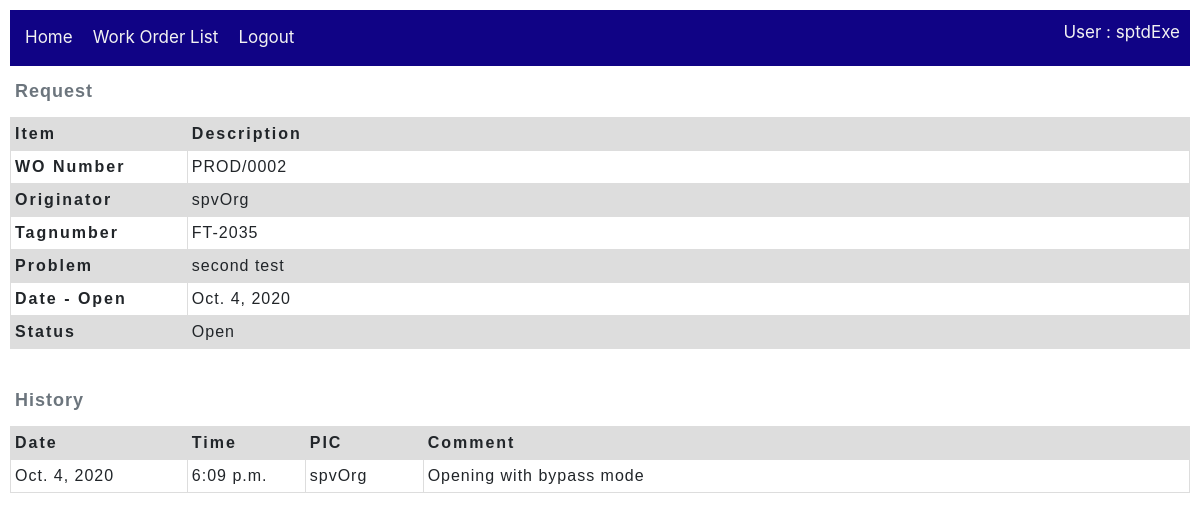
Before: /work_order/detail/2 (signed in) with the older database file.
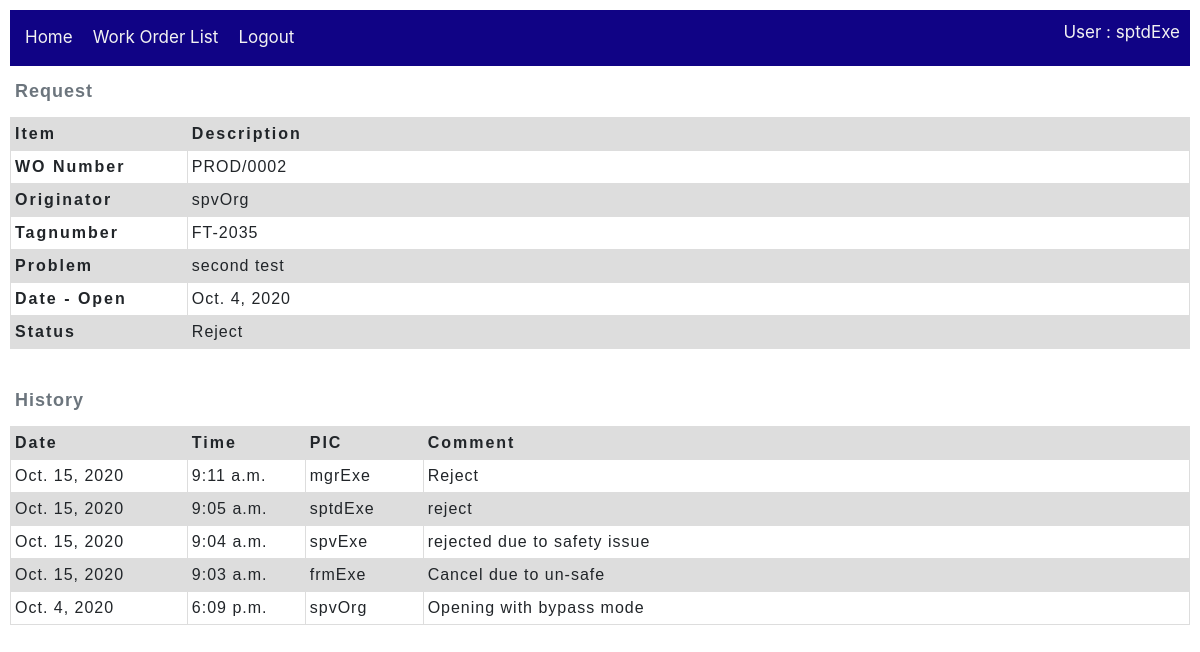
After: the same page with the newer database file.
### work_order/models.py (models this page shows, shortened)
class Work_order(models.Model):
    wo_number = models.CharField(max_length=20, null=True)
    tagnumber = models.CharField(max_length=50, null=True)
    problem = models.TextField(max_length=1000, null=True)
    originator = models.ForeignKey(CmmsUser,
        on_delete=models.SET_NULL,
        null=True)
    dest_section = models.ForeignKey(Section,
        on_delete=models.SET_NULL,
        null=True)
    date_open = models.DateField()
    date_finish = models.DateField(null=True)
    status = models.ForeignKey(Action,
        on_delete=models.SET_NULL,
        null=True)
    priority = models.ForeignKey(Wo_priority,
        on_delete=models.SET_NULL,
        null=True)
    current_user_id = models.IntegerField(null=True)
    executor_user_id = models.IntegerField(null=True)
    class Meta:
        ordering = ['originator','status','wo_number']

class Wo_journal(models.Model):
    comment = models.CharField(max_length=200, null=True)
    date = models.DateField(null=True)
    time = models.TimeField(null=True)
    concern_user = models.ForeignKey(CmmsUser,
        on_delete=models.SET_NULL,
        null=True)
    work_order = models.ForeignKey(Work_order,
        on_delete=models.SET_NULL,
        null=True)
    action = models.ForeignKey(Action,
        on_delete=models.SET_NULL,
        null=True)
    class Meta:
        ordering = ['-date', '-time']

### accounts/models.py (models this page shows, shortened)
class Action(models.Model):
    name = models.CharField(max_length=20, null=True, help_text='Enter name of Action(eg. Open, Close, Reject...)')
    description = models.CharField(max_length=100, null=True, help_text='Enter description of Action')
    mode = models.ForeignKey('Mode', on_delete=models.SET_NULL, null=True)
    category = models.ForeignKey('Category', on_delete=models.SET_NULL, null=True)
    class Meta:
        ordering = ['name']

class CmmsUser(AbstractUser):
    forward_path = models.IntegerField(null=True)#CmmsUser.id
    reverse_path = models.IntegerField(null=True)#CmmsUser.id
    actions = models.ManyToManyField(Action, help_text='Select actions')
    section = models.ForeignKey('Section', on_delete=models.SET_NULL, null=True)
    def __str__(self):
        return self.username

### work_order/views.py (the view)
# urls.py: path('detail/<int:pk>', views.Work_orderDetailView.as_view(), name='work_order-detail'),
class Work_orderDetailView(LoginRequiredMixin, generic.DetailView):
    model = Work_order #prinsipnya dengan ini saja sdh cukup, namun kita perlu tambahan info di bawah ini
    def get_context_data(self, **kwargs):
        context = super().get_context_data(**kwargs)
        woDetail = context.get('object', None)
        if woDetail:
            wo_current_user_id = woDetail.current_user_id
            userId = self.request.user.id
            allowAction = False
            if wo_current_user_id == userId:
                allowAction = True
            context['allowAction'] = allowAction
            context['woPK'] = woDetail.id
            context['journal_list'] = Wo_journal.objects.filter(work_order=woDetail.id)
            FINISH_LIST = ['Finish', 'Complete', 'Close']
            if woDetail.status.name in FINISH_LIST:
                context['Wo_instruction'] = Wo_instruction.objects.get(work_order=woDetail)
                context['Wo_completion'] = Wo_completion.objects.get(work_order=woDetail)
                context['Wo_complete_report'] = True
        return context

### work_order/templates/work_order/work_order_detail.html (shortened to what this page needs)
{% extends "base_work_order.html" %}
{% block content %}
  {% include 'Wo_request.html' %}
  {% include 'Wo_inprogress.html' %}
  {% include 'Wo_hystory.html' %}
{% endblock %}

### work_order/templates/Wo_request.html
{% block content %}
    <table class="WoHeader">
        <caption>Request</caption>
        <thead>
            <tr>
                <th scope="col">Item</th>
                <th scope="col">Description</th>
            </tr>
        </thead>
        <tbody>
            <tr>
                <th scope="row">WO Number</th>
                <td>{{ work_order.wo_number }}</td>
            </tr>
            <tr>
                <th scope="row">Originator</th>
                <td>{{ work_order.originator }}</td>
            </tr>
            <tr>
                <th scope="row">Tagnumber</th>
                <td>{{ work_order.tagnumber }}</td>
            </tr>
            <tr>
                <th scope="row">Problem</th>
                <td>{{ work_order.problem }}</td>
            </tr>
            <tr>
                <th scope="row">Date - Open</th>
                <td>{{ work_order.date_open }}</td>
            </tr>
            <tr>
                <th scope="row">Status</th>
                <td>{{ work_order.status.name }}</td>
            </tr>
        </tbody>
    </table>
{% endblock %}

### work_order/templates/Wo_hystory.html
{% block content %}
    {% if journal_list %}
        <table class="WoHistory">
            <caption>History</caption>
            <thead>
                <tr>
                <th scope="col">Date</th>
                <th scope="col">Time</th>
                <th scope="col">PIC</th>
                <th scope="col">Comment</th>
                </tr>
            </thead>
            <tbody>
                {% for journal in journal_list %}
                <tr>
                    <td>
                    {{journal.date}}
                    </td>
                    <td>
                    {{journal.time}}
                    </td>
                    <td>
                    {{journal.concern_user}}
                    </td>
                    <td>
                    {{journal.comment}}
                    </td>
                </tr>
                {% endfor %}
            </tbody>
        </table>
    {% else %}
        <p>There are no histories</p>
    {% endif %}
{% endblock %}

Changed rows visible on the page:
changed Work_order "PROD/0002": status.name "Open" → "Reject"
added Wo_journal: date "Oct. 15, 2020", time "9:11 a.m.", concern_user "mgrExe", comment "Reject"
added Wo_journal: date "Oct. 15, 2020", time "9:05 a.m.", concern_user "sptdExe", comment "reject"
added Wo_journal: date "Oct. 15, 2020", time "9:04 a.m.", concern_user "spvExe", comment "rejected due to safety issue"
added Wo_journal: date "Oct. 15, 2020", time "9:03 a.m.", concern_user "frmExe", comment "Cancel due to un-safe"
